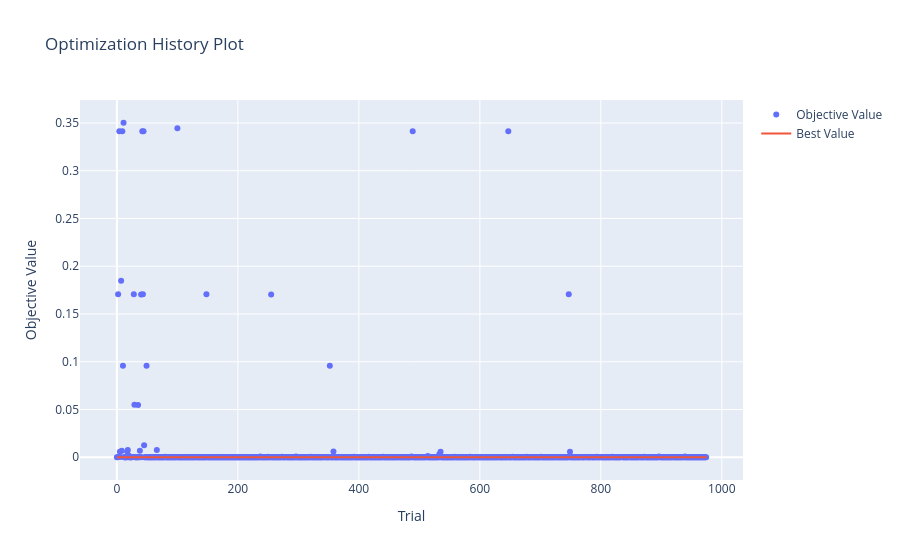
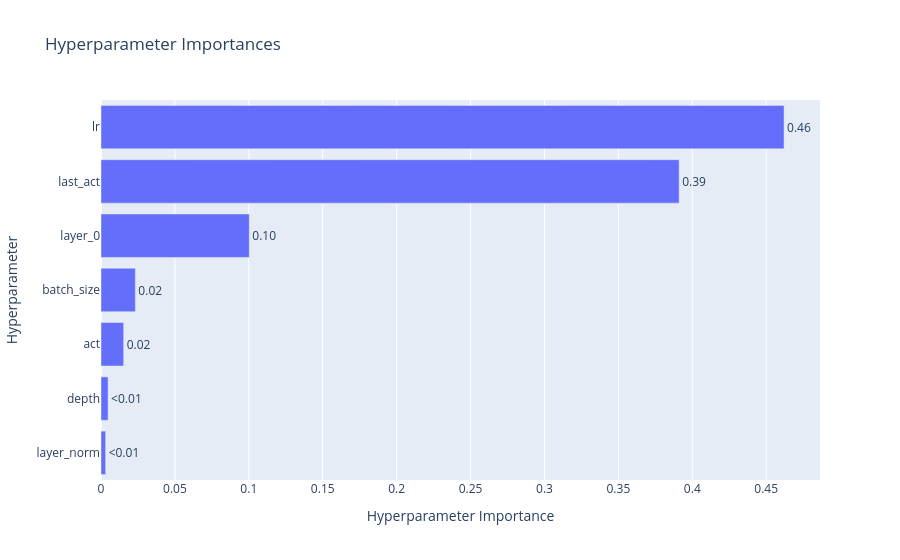
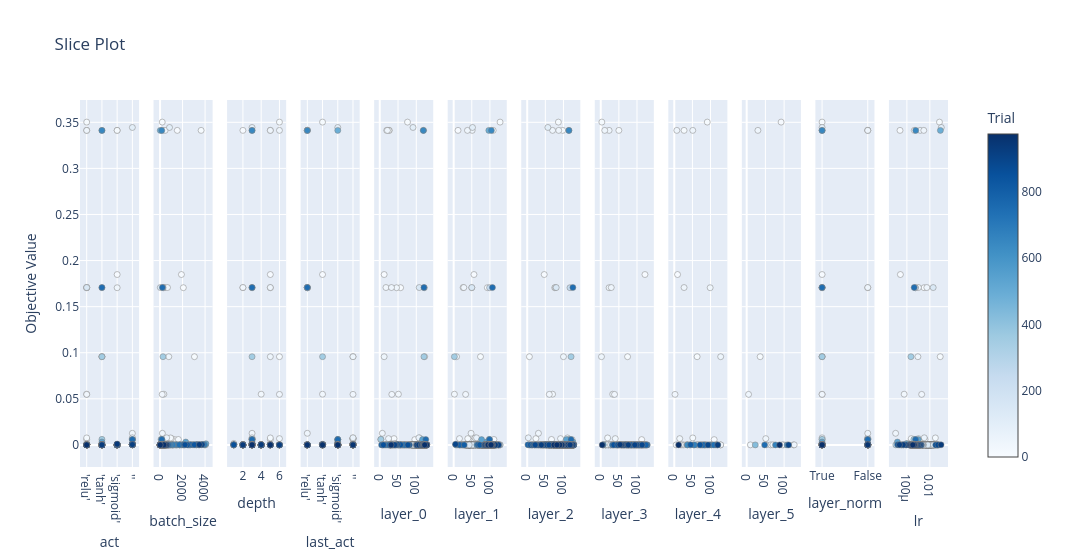

Notebook code for these charts, in order:
### Code cell
from plotly.io import show

fig = optuna.visualization.plot_optimization_history(study)
show(fig)

fig = optuna.visualization.plot_param_importances(study)
show(fig)

fig = optuna.visualization.plot_slice(study)
show(fig)

### Figure 1 — Plotly figure (JSON) as saved in the notebook; plotly's stock layout.template omitted (floating-point values rounded to 4 significant figures; data arrays with more than 128 entries replaced by an {"elided": "..."} marker saying what was removed)
{"data": [{"mode": "markers", "name": "Objective Value", "type": "scatter", "x": {"elided": "975 int values"}, "y": {"elided": "975 float values"}}, {"mode": "lines", "name": "Best Value", "type": "scatter", "x": {"elided": "976 int values"}, "y": {"elided": "976 float values"}}, {"marker": {"color": "#cccccc"}, "mode": "markers", "name": "Infeasible Trial", "showlegend": false, "type": "scatter", "x": [], "y": []}], "layout": {"title": {"text": "Optimization History Plot"}, "xaxis": {"title": {"text": "Trial"}}, "yaxis": {"title": {"text": "Objective Value"}}}}

### Figure 2 — Plotly figure (JSON) as saved in the notebook; plotly's stock layout.template omitted (floating-point values rounded to 4 significant figures)
{"data": [{"cliponaxis": false, "hovertemplate": ["layer_norm (CategoricalDistribution): 0.003141668150003356<extra></extra>", "depth (IntDistribution): 0.004805544797467039<extra></extra>", "act (CategoricalDistribution): 0.015331976878942133<extra></extra>", "batch_size (IntDistribution): 0.02324312084796404<extra></extra>", "layer_0 (IntDistribution): 0.10031087162976164<extra></extra>", "last_act (CategoricalDistribution): 0.3910988722681001<extra></extra>", "lr (FloatDistribution): 0.4620679454277616<extra></extra>"], "name": "Objective Value", "orientation": "h", "text": ["<0.01", "<0.01", "0.02", "0.02", "0.10", "0.39", "0.46"], "textposition": "outside", "type": "bar", "x": [0.003142, 0.004806, 0.01533, 0.02324, 0.1003, 0.3911, 0.4621], "y": ["layer_norm", "depth", "act", "batch_size", "layer_0", "last_act", "lr"]}], "layout": {"title": {"text": "Hyperparameter Importances"}, "xaxis": {"title": {"text": "Hyperparameter Importance"}}, "yaxis": {"title": {"text": "Hyperparameter"}}}}

### Figure 3 — Plotly figure (JSON) as saved in the notebook; plotly's stock layout.template omitted (floating-point values rounded to 4 significant figures; data arrays with more than 128 entries replaced by an {"elided": "..."} marker saying what was removed)
{"data": [{"marker": {"color": {"elided": "975 int values"}, "colorbar": {"title": {"text": "Trial"}, "x": 1, "xpad": 40}, "colorscale": [[0, "rgb(247,251,255)"], [0.125, "rgb(222,235,247)"], [0.25, "rgb(198,219,239)"], [0.375, "rgb(158,202,225)"], [0.5, "rgb(107,174,214)"], [0.625, "rgb(66,146,198)"], [0.75, "rgb(33,113,181)"], [0.875, "rgb(8,81,156)"], [1, "rgb(8,48,107)"]], "line": {"color": "Grey", "width": 0.5}, "showscale": true}, "mode": "markers", "name": "Feasible Trial", "showlegend": false, "type": "scatter", "x": {"elided": "975 str values"}, "xaxis": "x", "y": {"elided": "975 float values"}, "yaxis": "y"}, {"marker": {"color": {"elided": "975 int values"}, "colorbar": {"title": {"text": "Trial"}, "x": 1, "xpad": 40}, "colorscale": [[0, "rgb(247,251,255)"], [0.125, "rgb(222,235,247)"], [0.25, "rgb(198,219,239)"], [0.375, "rgb(158,202,225)"], [0.5, "rgb(107,174,214)"], [0.625, "rgb(66,146,198)"], [0.75, "rgb(33,113,181)"], [0.875, "rgb(8,81,156)"], [1, "rgb(8,48,107)"]], "line": {"color": "Grey", "width": 0.5}, "showscale": false}, "mode": "markers", "name": "Feasible Trial", "showlegend": false, "type": "scatter", "x": {"elided": "975 int values"}, "xaxis": "x2", "y": {"elided": "975 float values"}, "yaxis": "y2"}, {"marker": {"color": {"elided": "975 int values"}, "colorbar": {"title": {"text": "Trial"}, "x": 1, "xpad": 40}, "colorscale": [[0, "rgb(247,251,255)"], [0.125, "rgb(222,235,247)"], [0.25, "rgb(198,219,239)"], [0.375, "rgb(158,202,225)"], [0.5, "rgb(107,174,214)"], [0.625, "rgb(66,146,198)"], [0.75, "rgb(33,113,181)"], [0.875, "rgb(8,81,156)"], [1, "rgb(8,48,107)"]], "line": {"color": "Grey", "width": 0.5}, "showscale": false}, "mode": "markers", "name": "Feasible Trial", "showlegend": false, "type": "scatter", "x": {"elided": "975 int values"}, "xaxis": "x3", "y": {"elided": "975 float values"}, "yaxis": "y3"}, {"marker": {"color": {"elided": "975 int values"}, "colorbar": {"title": {"text": "Trial"}, "x": 1, "xpad": 40}, "colorscale": [[0, "rgb(247,251,255)"], [0.125, "rgb(222,235,247)"], [0.25, "rgb(198,219,239)"], [0.375, "rgb(158,202,225)"], [0.5, "rgb(107,174,214)"], [0.625, "rgb(66,146,198)"], [0.75, "rgb(33,113,181)"], [0.875, "rgb(8,81,156)"], [1, "rgb(8,48,107)"]], "line": {"color": "Grey", "width": 0.5}, "showscale": false}, "mode": "markers", "name": "Feasible Trial", "showlegend": false, "type": "scatter", "x": {"elided": "975 str values"}, "xaxis": "x4", "y": {"elided": "975 float values"}, "yaxis": "y4"}, {"marker": {"color": {"elided": "975 int values"}, "colorbar": {"title": {"text": "Trial"}, "x": 1, "xpad": 40}, "colorscale": [[0, "rgb(247,251,255)"], [0.125, "rgb(222,235,247)"], [0.25, "rgb(198,219,239)"], [0.375, "rgb(158,202,225)"], [0.5, "rgb(107,174,214)"], [0.625, "rgb(66,146,198)"], [0.75, "rgb(33,113,181)"], [0.875, "rgb(8,81,156)"], [1, "rgb(8,48,107)"]], "line": {"color": "Grey", "width": 0.5}, "showscale": false}, "mode": "markers", "name": "Feasible Trial", "showlegend": false, "type": "scatter", "x": {"elided": "975 int values"}, "xaxis": "x5", "y": {"elided": "975 float values"}, "yaxis": "y5"}, {"marker": {"color": {"elided": "965 int values"}, "colorbar": {"title": {"text": "Trial"}, "x": 1, "xpad": 40}, "colorscale": [[0, "rgb(247,251,255)"], [0.125, "rgb(222,235,247)"], [0.25, "rgb(198,219,239)"], [0.375, "rgb(158,202,225)"], [0.5, "rgb(107,174,214)"], [0.625, "rgb(66,146,198)"], [0.75, "rgb(33,113,181)"], [0.875, "rgb(8,81,156)"], [1, "rgb(8,48,107)"]], "line": {"color": "Grey", "width": 0.5}, "showscale": false}, "mode": "markers", "name": "Feasible Trial", "showlegend": false, "type": "scatter", "x": {"elided": "965 int values"}, "xaxis": "x6", "y": {"elided": "965 float values"}, "yaxis": "y6"}, {"marker": {"color": {"elided": "933 int values"}, "colorbar": {"title": {"text": "Trial"}, "x": 1, "xpad": 40}, "colorscale": [[0, "rgb(247,251,255)"], [0.125, "rgb(222,235,247)"], [0.25, "rgb(198,219,239)"], [0.375, "rgb(158,202,225)"], [0.5, "rgb(107,174,214)"], [0.625, "rgb(66,146,198)"], [0.75, "rgb(33,113,181)"], [0.875, "rgb(8,81,156)"], [1, "rgb(8,48,107)"]], "line": {"color": "Grey", "width": 0.5}, "showscale": false}, "mode": "markers", "name": "Feasible Trial", "showlegend": false, "type": "scatter", "x": {"elided": "933 int values"}, "xaxis": "x7", "y": {"elided": "933 float values"}, "yaxis": "y7"}, {"marker": {"color": [0, 1, 5, 7, 9, 10, 11, 12, 13, 14, 15, 16, 18, 19, 21, 23, 24, 25, 26, 27, 29, 30, 31, 32, 33, 34, 35, 36, 37, 38, 39, 40, 41, 42, 43, 44, 46, 47, 48, 49, 50, 51, 74, 75, 76, 77, 79, 87, 89, 91, 92, 385, 404, 431, 472, 485, 531, 544, 594, 595, 596, 597, 599, 601, 603, 605, 606, 607, 609, 610, 612, 614, 615, 616, 617, 618, 619, 621, 622, 624, 625, 626, 627, 628, 629, 630, 632, 644, 662, 670, 676, 685, 697, 706, 713, 723, 733, 736, 744, 757, 764, 772, 788, 803, 814, 817, 823, 833, 849, 850, 862, 878, 887, 889, 902, 910, 921, 926, 935, 971], "colorbar": {"title": {"text": "Trial"}, "x": 1, "xpad": 40}, "colorscale": [[0, "rgb(247,251,255)"], [0.125, "rgb(222,235,247)"], [0.25, "rgb(198,219,239)"], [0.375, "rgb(158,202,225)"], [0.5, "rgb(107,174,214)"], [0.625, "rgb(66,146,198)"], [0.75, "rgb(33,113,181)"], [0.875, "rgb(8,81,156)"], [1, "rgb(8,48,107)"]], "line": {"color": "Grey", "width": 0.5}, "showscale": false}, "mode": "markers", "name": "Feasible Trial", "showlegend": false, "type": "scatter", "x": [15, 83, 113, 122, 50, 74, 3, 6, 59, 35, 44, 75, 19, 94, 52, 49, 33, 22, 28, 67, 33, 64, 7, 21, 12, 38, 38, 26, 13, 40, 14, 23, 29, 23, 29, 11, 40, 18, 27, 2, 45, 46, 100, 126, 105, 88, 112, 77, 98, 56, 81, 117, 65, 71, 108, 91, 60, 119, 84, 86, 52, 128, 77, 70, 123, 7, 98, 58, 103, 94, 113, 112, 84, 116, 106, 91, 108, 82, 73, 121, 95, 102, 78, 67, 62, 112, 49, 124, 91, 117, 87, 97, 109, 79, 55, 128, 32, 74, 115, 42, 89, 120, 125, 84, 102, 69, 110, 105, 36, 47, 62, 99, 65, 114, 94, 72, 76, 57, 53, 4], "xaxis": "x8", "y": [8.341e-05, 4.562e-05, 0.005746, 0.1849, 0.3412, 0.09571, 0.3502, 2.532e-05, 2.29e-05, 3.625e-05, 3.404e-05, 4.682e-05, 0.007572, 6.099e-05, 4.82e-05, 7.439e-05, 2.088e-05, 1.933e-05, 0.00014, 0.0003185, 0.05502, 3.93e-05, 4.05e-05, 5.588e-05, 2.162e-05, 1.278e-05, 0.05483, 2.179e-05, 2.941e-05, 0.006818, 0.0001532, 0.1705, 2.196e-05, 0.3412, 0.1707, 0.3412, 0.0001091, 3.487e-05, 3.814e-05, 0.09571, 1.327e-05, 1.742e-05, 1.189e-05, 4.412e-05, 4.421e-05, 2.265e-05, 3.509e-05, 1.271e-05, 1.613e-05, 1.145e-05, 1.774e-05, 1.503e-05, 1.073e-05, 1.498e-05, 1.235e-05, 2.976e-05, 1.591e-05, 1.229e-05, 6.806e-06, 1.356e-05, 0.0001384, 1.143e-05, 1.946e-05, 1.098e-05, 2.014e-05, 4.332e-05, 1.043e-05, 7.921e-05, 8.142e-06, 1.357e-05, 6.691e-06, 2.033e-05, 2.296e-05, 3.09e-05, 1.323e-05, 1.359e-05, 7.659e-06, 1.036e-05, 1.296e-05, 1.509e-05, 7.52e-05, 7.658e-06, 1.243e-05, 1.085e-05, 7.462e-06, 0.0001704, 1.397e-05, 7.697e-06, 5.417e-05, 1.183e-05, 8.079e-06, 1.023e-05, 1.545e-05, 1.238e-05, 8.2e-06, 7.764e-06, 1.313e-05, 1.167e-05, 9.578e-06, 7.451e-06, 8.28e-06, 2.433e-05, 9.172e-06, 1.344e-05, 8.057e-06, 6.427e-05, 1.051e-05, 8.12e-06, 1.316e-05, 1.421e-05, 1.244e-05, 1.473e-05, 8.13e-06, 1.232e-05, 7.249e-06, 8.113e-06, 1.039e-05, 1.145e-05, 0.0002726, 1.602e-05], "yaxis": "y8"}, {"marker": {"color": [0, 1, 5, 7, 9, 10, 11, 12, 18, 23, 25, 27, 30, 31, 32, 33, 34, 35, 36, 37, 38, 39, 40, 41, 42, 43, 44, 46, 48, 49, 404, 485, 544, 595, 603, 606, 607, 628, 632, 676, 706, 733, 764, 817, 849, 887, 921, 971], "colorbar": {"title": {"text": "Trial"}, "x": 1, "xpad": 40}, "colorscale": [[0, "rgb(247,251,255)"], [0.125, "rgb(222,235,247)"], [0.25, "rgb(198,219,239)"], [0.375, "rgb(158,202,225)"], [0.5, "rgb(107,174,214)"], [0.625, "rgb(66,146,198)"], [0.75, "rgb(33,113,181)"], [0.875, "rgb(8,81,156)"], [1, "rgb(8,48,107)"]], "line": {"color": "Grey", "width": 0.5}, "showscale": false}, "mode": "markers", "name": "Feasible Trial", "showlegend": false, "type": "scatter", "x": [84, 84, 110, 9, 27, 63, 91, 76, 51, 117, 128, 35, 128, 101, 63, 68, 5, 2, 26, 43, 15, 63, 99, 21, 7, 27, 51, 17, 36, 128, 78, 113, 103, 86, 90, 53, 119, 73, 36, 56, 97, 109, 81, 45, 71, 93, 120, 12], "xaxis": "x9", "y": [8.341e-05, 4.562e-05, 0.005746, 0.1849, 0.3412, 0.09571, 0.3502, 2.532e-05, 0.007572, 7.439e-05, 1.933e-05, 0.0003185, 3.93e-05, 4.05e-05, 5.588e-05, 2.162e-05, 1.278e-05, 0.05483, 2.179e-05, 2.941e-05, 0.006818, 0.0001532, 0.1705, 2.196e-05, 0.3412, 0.1707, 0.3412, 0.0001091, 3.814e-05, 0.09571, 1.073e-05, 2.976e-05, 1.229e-05, 1.356e-05, 2.014e-05, 1.043e-05, 7.921e-05, 1.085e-05, 1.397e-05, 8.079e-06, 1.238e-05, 1.313e-05, 8.28e-06, 6.427e-05, 1.316e-05, 8.13e-06, 1.039e-05, 1.602e-05], "yaxis": "y9"}, {"marker": {"color": [0, 1, 10, 11, 12, 31, 32, 33, 35, 38, 42, 46, 48, 404, 544, 628, 706, 849, 921], "colorbar": {"title": {"text": "Trial"}, "x": 1, "xpad": 40}, "colorscale": [[0, "rgb(247,251,255)"], [0.125, "rgb(222,235,247)"], [0.25, "rgb(198,219,239)"], [0.375, "rgb(158,202,225)"], [0.5, "rgb(107,174,214)"], [0.625, "rgb(66,146,198)"], [0.75, "rgb(33,113,181)"], [0.875, "rgb(8,81,156)"], [1, "rgb(8,48,107)"]], "line": {"color": "Grey", "width": 0.5}, "showscale": false}, "mode": "markers", "name": "Feasible Trial", "showlegend": false, "type": "scatter", "x": [99, 64, 36, 92, 95, 10, 125, 52, 5, 51, 30, 70, 127, 23, 108, 77, 48, 112, 88], "xaxis": "x10", "y": [8.341e-05, 4.562e-05, 0.09571, 0.3502, 2.532e-05, 4.05e-05, 5.588e-05, 2.162e-05, 0.05483, 0.006818, 0.3412, 0.0001091, 3.814e-05, 1.073e-05, 1.229e-05, 1.085e-05, 1.238e-05, 1.316e-05, 1.039e-05], "yaxis": "y10"}, {"marker": {"color": {"elided": "975 int values"}, "colorbar": {"title": {"text": "Trial"}, "x": 1, "xpad": 40}, "colorscale": [[0, "rgb(247,251,255)"], [0.125, "rgb(222,235,247)"], [0.25, "rgb(198,219,239)"], [0.375, "rgb(158,202,225)"], [0.5, "rgb(107,174,214)"], [0.625, "rgb(66,146,198)"], [0.75, "rgb(33,113,181)"], [0.875, "rgb(8,81,156)"], [1, "rgb(8,48,107)"]], "line": {"color": "Grey", "width": 0.5}, "showscale": false}, "mode": "markers", "name": "Feasible Trial", "showlegend": false, "type": "scatter", "x": {"elided": "975 str values"}, "xaxis": "x11", "y": {"elided": "975 float values"}, "yaxis": "y11"}, {"marker": {"color": {"elided": "975 int values"}, "colorbar": {"title": {"text": "Trial"}, "x": 1, "xpad": 40}, "colorscale": [[0, "rgb(247,251,255)"], [0.125, "rgb(222,235,247)"], [0.25, "rgb(198,219,239)"], [0.375, "rgb(158,202,225)"], [0.5, "rgb(107,174,214)"], [0.625, "rgb(66,146,198)"], [0.75, "rgb(33,113,181)"], [0.875, "rgb(8,81,156)"], [1, "rgb(8,48,107)"]], "line": {"color": "Grey", "width": 0.5}, "showscale": false}, "mode": "markers", "name": "Feasible Trial", "showlegend": false, "type": "scatter", "x": {"elided": "975 float values"}, "xaxis": "x12", "y": {"elided": "975 float values"}, "yaxis": "y12"}], "layout": {"title": {"text": "Slice Plot"}, "width": 3600, "xaxis": {"anchor": "y", "categoryarray": ["'relu'", "'tanh'", "'sigmoid'", "''"], "categoryorder": "array", "domain": [0, 0.06806], "title": {"text": "act"}, "type": "category"}, "xaxis10": {"anchor": "y10", "domain": [0.7625, 0.8306], "title": {"text": "layer_5"}}, "xaxis11": {"anchor": "y11", "categoryarray": ["True", "False"], "categoryorder": "array", "domain": [0.8472, 0.9153], "title": {"text": "layer_norm"}, "type": "category"}, "xaxis12": {"anchor": "y12", "domain": [0.9319, 1.0], "title": {"text": "lr"}, "type": "log"}, "xaxis2": {"anchor": "y2", "domain": [0.08472, 0.1528], "title": {"text": "batch_size"}}, "xaxis3": {"anchor": "y3", "domain": [0.1694, 0.2375], "title": {"text": "depth"}}, "xaxis4": {"anchor": "y4", "categoryarray": ["'relu'", "'tanh'", "'sigmoid'", "''"], "categoryorder": "array", "domain": [0.2542, 0.3222], "title": {"text": "last_act"}, "type": "category"}, "xaxis5": {"anchor": "y5", "domain": [0.3389, 0.4069], "title": {"text": "layer_0"}}, "xaxis6": {"anchor": "y6", "domain": [0.4236, 0.4917], "title": {"text": "layer_1"}}, "xaxis7": {"anchor": "y7", "domain": [0.5083, 0.5764], "title": {"text": "layer_2"}}, "xaxis8": {"anchor": "y8", "domain": [0.5931, 0.6611], "title": {"text": "layer_3"}}, "xaxis9": {"anchor": "y9", "domain": [0.6778, 0.7458], "title": {"text": "layer_4"}}, "yaxis": {"anchor": "x", "domain": [0, 1], "title": {"text": "Objective Value"}}, "yaxis10": {"anchor": "x10", "domain": [0, 1], "matches": "y", "showticklabels": false}, "yaxis11": {"anchor": "x11", "domain": [0, 1], "matches": "y", "showticklabels": false}, "yaxis12": {"anchor": "x12", "domain": [0, 1], "matches": "y", "showticklabels": false}, "yaxis2": {"anchor": "x2", "domain": [0, 1], "matches": "y", "showticklabels": false}, "yaxis3": {"anchor": "x3", "domain": [0, 1], "matches": "y", "showticklabels": false}, "yaxis4": {"anchor": "x4", "domain": [0, 1], "matches": "y", "showticklabels": false}, "yaxis5": {"anchor": "x5", "domain": [0, 1], "matches": "y", "showticklabels": false}, "yaxis6": {"anchor": "x6", "domain": [0, 1], "matches": "y", "showticklabels": false}, "yaxis7": {"anchor": "x7", "domain": [0, 1], "matches": "y", "showticklabels": false}, "yaxis8": {"anchor": "x8", "domain": [0, 1], "matches": "y", "showticklabels": false}, "yaxis9": {"anchor": "x9", "domain": [0, 1], "matches": "y", "showticklabels": false}}}
